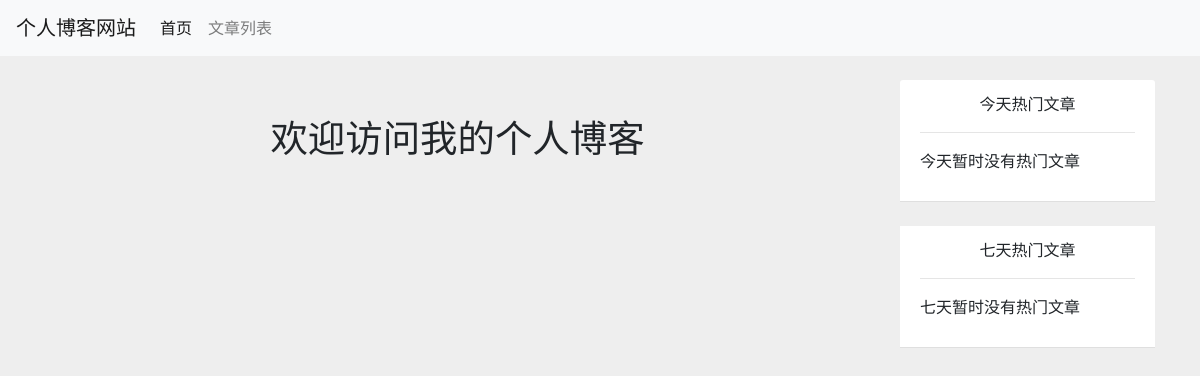
Before: / with the older database file.
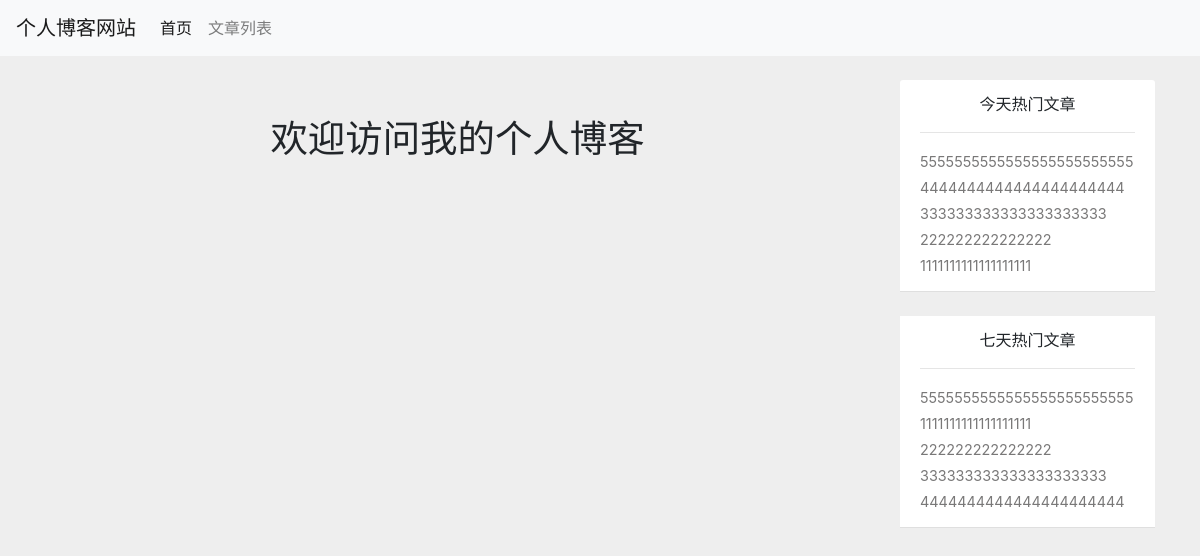
After: the same page with the newer database file.
### read_views/models.py (models this page shows)
class ReadDetail(models.Model):
    date = models.DateField(default=timezone.now)
    read_num = models.IntegerField(default=0)
    content_type = models.ForeignKey(ContentType, on_delete=models.DO_NOTHING)
    object_id = models.PositiveIntegerField()
    content_object = GenericForeignKey('content_type', 'object_id')

### djangoBlog/models.py (models this page shows, shortened)
class Blog(models.Model,ReadNumExpandMethod):
    title = models.CharField(max_length=50)
    content = RichTextUploadingField()
    author = models.ForeignKey(User,on_delete=models.DO_NOTHING)
    blog_type = models.ForeignKey(BlogType, on_delete=models.DO_NOTHING)
    read_details = GenericRelation(ReadDetail)
    created_time = models.DateTimeField()
    last_update_time = models.DateTimeField(auto_now_add=True)
    class meta:
        order = ['-created_time']

### blog/views.py (the view)
# urls.py: 2. Add a URL to urlpatterns:  path('', views.home, name='home')
def home(request):
    blog_content_type = ContentType.objects.get_for_model(Blog)
    dates,read_nums = get_seven_days_read_data(blog_content_type)
    hot_data_for_7_days = cache.get('hot_data_for_7_days')
    if hot_data_for_7_days is None:
        hot_data_for_7_days = get_7_days_hot_blogs()
        cache.set('hot_data_for_7_days',hot_data_for_7_days,3)
    context = {}
    context['read_nums'] = read_nums
    context['dates'] = dates
    context['today_hot_date'] = get_today_hot_data(blog_content_type)
    context['hot_data_for_7_days'] = hot_data_for_7_days
    return render_to_response('home.html',context)

### blog/views.py (called while the page is built)
def get_7_days_hot_blogs():
    today = timezone.now().date()
    date = today - datetime.timedelta(days=7)
    blogs = Blog.objects.filter(read_details__date__lt=today,read_details__date__gt=date)\
        .values('id','title').annotate(read_num_sum=Sum('read_details__read_num')).order_by('-read_num_sum')[:7]
    return blogs

### read_views/utls.py (called while the page is built)
def get_seven_days_read_data(content_type):
    today = timezone.now().date()
    dates = []
    read_nums = []
    for i in range(7,0,-1):
        date = today - datetime.timedelta(days=i)
        dates.append(date.strftime('%m/%d'))
        readDetail = ReadDetail.objects.filter(content_type=content_type,date=date)
        result = readDetail.aggregate(read_num_sum=Sum('read_num'))
        read_nums.append(result['read_num_sum'] or 0)
    return dates,read_nums

def get_today_hot_data(content_type):
    today = timezone.now().date()
    read_details = ReadDetail.objects.filter(content_type=content_type,date=today).order_by('-read_num')[:7]
    return read_details

### templates/home.html (shortened to what this page needs)
{% extends 'base.html' %}
{% block nav_home_active %}active{% endblock %}
{% block content %}
     <div class="col-9">
    <div>
        <h3 class="home-content">欢迎访问我的个人博客</h3>
        <div class="viewsDOM" id="container"></div>
    </div>
     </div>
    <div class="col-3">
    <div class="card-header active-users" style="background-color: white;">
            <div class="text-center tag_title">今天热门文章</div>
            <hr>
            {% for hot_date in today_hot_date %}
                <a class="media" href="{% url 'blog_detail' hot_date.content_object.pk %}">
                    <div class="media-body">
                        <span class="media-heading">{{ hot_date.content_object.title }}
                        </span>
                    </div>
                </a>
            {% empty %}
                <p>今天暂时没有热门文章</p>
            {% endfor %}
        </div>
    <br>
     <div class="card-header active-users" style="background-color: white;">
            <div class="text-center tag_title">七天热门文章</div>
            <hr>
            {% for hot_blog in hot_data_for_7_days %}
                <a class="media" href="{% url 'blog_detail' hot_blog.id %}">
                    <div class="media-body">
                        <span class="media-heading">{{ hot_blog.title }}
                        </span>
                    </div>
                </a>
            {% empty %}
                <p>七天暂时没有热门文章</p>
            {% endfor %}
        </div>
    </div>
{% endblock %}

### templates/base.html (shortened to what this page needs)
{% load staticfiles %}
<!DOCTYPE html>
<html lang="zh-CN">
<head>
    {% block head_css %}
        <link href="{% static '/css/base.css' %}" rel="stylesheet">
        <link rel="stylesheet" href="https://maxcdn.bootstrapcdn.com/bootstrap/4.0.0/css/bootstrap.min.css"
>
        <link rel="stylesheet" href="https://use.fontawesome.com/releases/v5.0.10/css/all.css"
>
    {% endblock %}
</head>
<body style="background-color: #eee">
<nav class="navbar navbar-expand-lg navbar-light bg-light fixed-top">
    <a class="navbar-brand" href="{% url "home" %}">
        个人博客网站
    </a>
    <div class="collapse navbar-collapse" id="navbarSupportedContent">
        <ul class="navbar-nav mr-auto">
            <li class="nav-item {% block nav_home_active %}{% endblock %}">
                <a class="nav-link" href="/">首页</a>
            </li>
            <li class="nav-item {% block nav_blog_active %}{% endblock %}">
                <a class="nav-link" href="{% url 'blog_list' %}">文章列表</a>
            </li>
        </ul>
</nav>
<div class="container">
    <div class="row">
        {% block content %}
        {% endblock %}
    </div>
</div>
</body>
</html>

### static/css/base.css (style rules this page uses)
* { padding: 0; margin: 0; }
body { margin-top: 80px !important; }
h3.home-content { font-size: 234%; text-align: center; margin-top: 1em; margin-bottom: 2em; }
hr { margin-top: 12px; margin-bottom: 12px; border: 0; border-top: 1px solid #dcebf5; }
.active-users a.media { color: #797878; line-height: 26px; font-size: 0.9em; }
a { color: #444444; text-decoration: none; }
div.viewsDOM { min-width: 20em; max-width: 30em; height: 20em; margin: 0 auto; }

Changed rows visible on the page:
added ReadDetail: content_object "5555555555555555555555555"
added ReadDetail: content_object "4444444444444444444444"
added ReadDetail: content_object "333333333333333333333"
added ReadDetail: content_object "222222222222222"
added ReadDetail: content_object "1111111111111111111"
Other visible differences:
new list line: "5555555555555555555555555"
new list line: "1111111111111111111"
new list line: "222222222222222"
new list line: "333333333333333333333"
new list line: "4444444444444444444444"
text no longer shown: "今天暂时没有热门文章 七天暂时没有热门文章"
